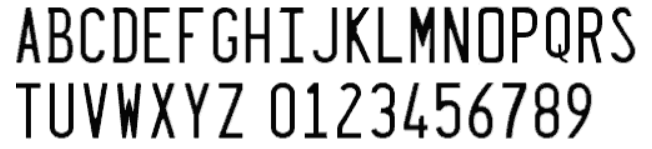
%> input picture License_Plate_Font_Templates.png, 652 x 149 px
$ octave createTemplates.m   (GNU Octave 9; MATLAB toolbox functions it lacks are replaced by stand-ins)
%> lines starting %> are read from the running program, lines starting %| are printed output that depends on the picture; in (x1, y1, x2, y2) boxes, pixels count from 0 and x2, y2 are one past the last pixel; in counts of white or black regions, pixels touching at a corner belong together; the program's own positions count from 1
%Read in the fonts image
img = imread('License_Plate_Font_Templates.png');
%> img is the input picture: size 149x652x3 uint8; min 5, max 255, mean 204.6

%convert the image to grayscale
img = rgb2gray(img);
%> img: size 149x652 uint8
%Create a binary image of the templates and display it
bwImg = img < 200;
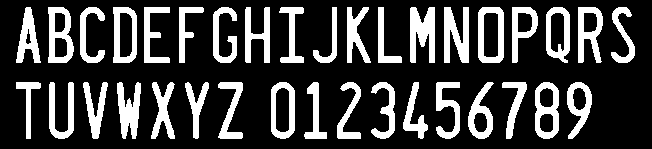
%> bwImg: size 149x652 logical; 24.3% white; 36 white regions
figure();
imshow(bwImg);

%Find the bounding boxes for each of the characters
stats = regionprops(bwImg, 'BoundingBox');
%> stats = 36 regions; largest, box (x1, y1, x2, y2): (468, 82, 494, 139), (48, 7, 74, 63), (144, 7, 170, 63), (478, 7, 504, 63), (512, 7, 538, 63)
numTemplates = size(stats, 1);
%> numTemplates = 36

%The characters the templats with be split up into
templates = 'ATBUCVDWEXFYGZH0I1J2K3L4M5N6O7P8Q9RS';

figure();
%Crop out each template and save it
for i = 1 : numTemplates
    bb = stats(i).BoundingBox;
    template = imcrop(bwImg, bb(1, :));
    imshow(template);
    imwrite(template, strcat('Templates/', templates(i), '.bmp'));
end
%> this loop made 36 passes
%> bb on passes 1 to 12: [16.5 7.5 25 56], [16.5 82.5 25 57], [48.5 7.5 26 56], [49.5 82.5 25 57], [80.5 7.5 25 56], [83.5 82.5 25 57], [113.5 7.5 24 56], [117.5 82.5 24 57], [144.5 7.5 26 56], [151.5 82.5 24 57], [179.5 7.5 25 56], [185.5 82.5 24 57]
%> pass 1, `template = imcrop(bwImg, bb(1, :));`:
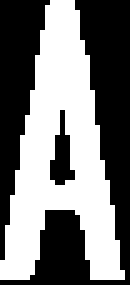
%> template: size 57x26 logical (shown 5 times larger); 47.4% white; 1 white region, box (x1, y1, x2, y2) and area: (0, 0, 25, 56) 703
%> pass 2, `template = imcrop(bwImg, bb(1, :));`:
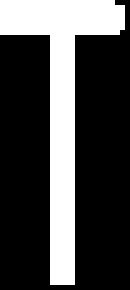
%> template: size 58x26 logical (shown 5 times larger); 28% white; 1 white region, box (x1, y1, x2, y2) and area: (0, 0, 25, 57) 422
%> pass 3, `template = imcrop(bwImg, bb(1, :));`:
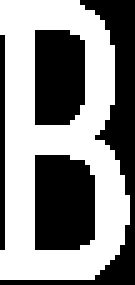
%> template: size 57x27 logical (shown 5 times larger); 54.3% white; 4 black regions, box (x1, y1, x2, y2) and area: (0, 0, 27, 57) 266, (7, 31, 19, 50) 215, (7, 6, 17, 25) 179, (0, 7, 1, 50) 43
